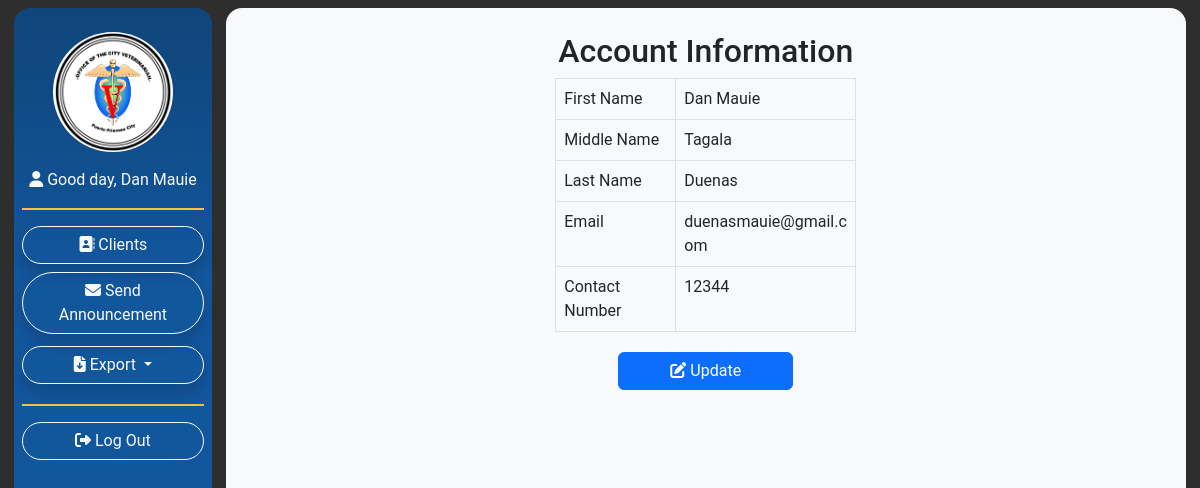
Screenshot of /View-User-Account.php (signed in) with the database file from the repository.
### tables this page shows
CREATE TABLE `user` (
  `userID` int(11) NOT NULL AUTO_INCREMENT,
  `type` varchar(9) NOT NULL,
  `fName` varchar(45) NOT NULL,
  `mName` varchar(45) DEFAULT NULL,
  `lName` varchar(45) NOT NULL,
  `email` varchar(50) NOT NULL,
  `password` longtext NOT NULL,
  `cNumber` varchar(45) DEFAULT NULL,
  PRIMARY KEY (`userID`)
);

### View-User-Account.php (the view, shortened to what this page needs)
<?php require('./functions/config/db.php'); ?>
<?php include('./functions/checksession-personel.php'); ?>
<?php
    $userID = $_SESSION['userID'];
    $type = $_SESSION['type'];
    if(empty($userID)){
        $alertmessage = urlencode("Invalid link! Logging out...");
        header('Location: functions/logout.php?alertmessage='.$alertmessage);
        exit();
    }
    else{
        $userID=mysqli_real_escape_string($conn,$userID);
        $query="SELECT * FROM user WHERE userID=? LIMIT 1;";
        $stmt = mysqli_stmt_init($conn);
        if(!mysqli_stmt_prepare($stmt, $query)){
            $alertmessage = urlencode("SQL error!");
            header('Location: User-Client-List.php?alertmessage='.$alertmessage);
            exit();
        }
        else{
            mysqli_stmt_bind_param($stmt, "i", $userID);
            mysqli_stmt_execute($stmt);
            $result = mysqli_stmt_get_result($stmt);
            if(mysqli_num_rows($result)==1){
                foreach ($result as $data):
                    $userID = $data['userID'];
                    $fName = $data['fName'];
                    $mName = $data['mName'];
                    $lName = $data['lName'];
                    $email = $data['email'];
                    $cNumber = $data['cNumber'];
                endforeach;
            }
            else{
                $alertmessage = urlencode("User does not exist! ".$type);
                header('Location: View-Client-List.php?alertmessage='.$alertmessage);
            }
        }
    }
?>
<!DOCTYPE html>
<html lang="en">
<head>
    <?php require('./inc/links.php'); ?>
</head>
<body>
    <div class="container-fluid m-0 p-0">
        <div class="wrapper d-flex m-2">
            <?php require('./inc/sidenav.php'); ?>
            <div class="content container bg-light rounded-4 min-vh-100 px-0" style="max-width: 80vw;">
                <div class="containter-fluid d-flex justify-content-center align-items-center">
                    <div class="container pt-4">
                        <div class="container text-center" style="width: 40%;">
                            <h2>Account Information</h2>
                            <div class="container-fluid d-flex justify-content-center align-items-center text-center">
                            <table class="table table-condensed table-bordered table-hover text-start w-75">
                                <tbody>
                                    <?php foreach($result as $data) : ?>
                                    <tr>
                                        <td class="medcell">First Name</td>
                                        <td class="largecell"><?php echo $fName; ?></td>
                                    </tr>
                                    <tr>
                                        <td class="medcell">Middle Name</td>
                                        <td class="largecell"><?php echo $mName; ?></td>
                                    </tr>
                                    <tr>
                                        <td class="medcell">Last Name</td>
                                        <td class="largecell"><?php echo $lName; ?></td>
                                    </tr>
                                    <tr>
                                        <td class="medcell">Email</td>
                                        <td class="largecell"><?php echo $email; ?></td>
                                    </tr>
                                    <tr>
                                        <td class="medcell">Contact Number</td>
                                        <td class="largecell"><?php echo $cNumber; ?></td>
                                    </tr>
                                    <?php endforeach; ?>
                                </tbody>
                            </table>
                            </div>
                            <a href="Update-User-Form-Personnel.php?userID=<?php echo $userID; ?>&type=<?php echo $type; ?>"><button class="btn btn-primary mt-1 w-50"><i class="fa-solid fa-pen-to-square"></i> Update</button></a>
                        </div>
                    </div>
                </div>
            </div>
        </div>
    </div>
</body>
</html>

### inc/style/style.css (style rules this page uses)
* { box-sizing: border-box; padding: 0; margin: 0; font-family: 'Roboto', sans-serif; font-weight: 400; font-size: medium; }
body { background-color: #2E2E2E; padding: 0; }
th,td { overflow-wrap: break-word; }
.medcell { min-width: 10vw; max-width: 10vw; }
.largecell { min-width: 15vw; max-width: 15vw; }

### rows the page displays
user: fName "Dan Mauie", mName "Tagala", lName "Duenas", email "duenasmauie@gmail.com", cNumber "12344"

### other values shown
$_SESSION['fName'] "Dan Mauie"
